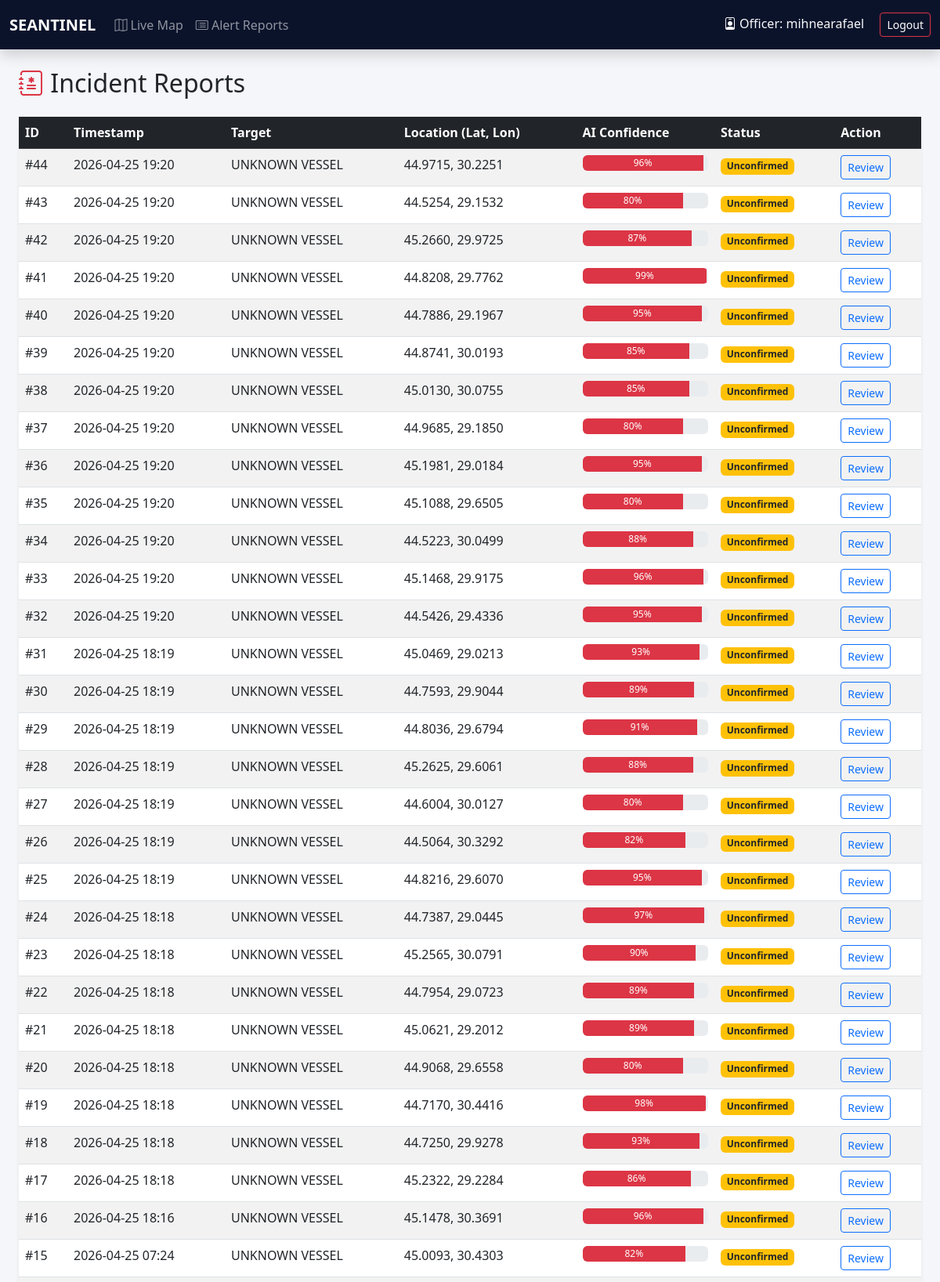
The page /reports/ (signed in, upper part) on the database its author committed.
### users/models.py (models this page shows, shortened)
class CustomUser(AbstractUser):
    institution_name = models.CharField(max_length=255, blank=True, null=True)
    badge_number = models.CharField(max_length=50, blank=True, null=True)

### reports/models.py (models this page shows, shortened)
class IllegalReport(models.Model):
    STATUS_CHOICES = [
        ('UNCONFIRMED', 'AI Detected / Unconfirmed'),
        ('INVESTIGATING', 'Under Investigation'),
        ('CONFIRMED', 'Confirmed Illegal Fishing'),
        ('FALSE_ALARM', 'False Alarm'),
    ]
    reported_by = models.ForeignKey(settings.AUTH_USER_MODEL, on_delete=models.SET_NULL, null=True, blank=True)
    timestamp = models.DateTimeField(auto_now_add=True)
    latitude = models.FloatField()
    longitude = models.FloatField()
    ship_name = models.CharField(max_length=100, default="UNKNOWN VESSEL")
    mmsi = models.CharField(max_length=20, blank=True, null=True)
    flag = models.CharField(max_length=50, blank=True, null=True)
    confidence_score = models.IntegerField(default=0, help_text="AI Confidence Score %")
    status = models.CharField(max_length=20, choices=STATUS_CHOICES, default='UNCONFIRMED')
    area = models.ForeignKey(ProtectedArea, on_delete=models.SET_NULL, null=True, blank=True)

### reports/views.py (the view)
# urls.py: path('', views.report_list, name='report_list'),
@login_required
def report_list(request):
    reports = IllegalReport.objects.all().order_by('-timestamp')
    return render(request, 'reports/report_list.html', {'reports': reports})

### templates/reports/report_list.html (shortened to what this page needs)
{% extends 'base.html' %}
{% block content %}
<div class="d-flex justify-content-between align-items-center mb-3">
    <h2><i class="bi bi-journal-medical text-danger"></i> Incident Reports</h2>
</div>
<div class="card shadow-sm border-0">
    <div class="card-body p-0">
        <table class="table table-hover table-striped mb-0">
            <thead class="table-dark">
                <tr>
                    <th>ID</th>
                    <th>Timestamp</th>
                    <th>Target</th>
                    <th>Location (Lat, Lon)</th>
                    <th>AI Confidence</th>
                    <th>Status</th>
                    <th>Action</th>
                </tr>
            </thead>
            <tbody>
                {% for report in reports %}
                <tr>
                    <td>#{{ report.id }}</td>
                    <td>{{ report.timestamp|date:"Y-m-d H:i" }}</td>
                    <td>{{ report.ship_name }}</td>
                    <td>{{ report.latitude|floatformat:4 }}, {{ report.longitude|floatformat:4 }}</td>
                    <td>
                        <div class="progress" style="height: 20px;">
                          <div class="progress-bar bg-danger" role="progressbar" style="width: {{ report.confidence_score }}%;">
                              {{ report.confidence_score }}%
                          </div>
                        </div>
                    </td>
                    <td>
                        {% if report.status == 'UNCONFIRMED' %}<span class="badge bg-warning text-dark">Unconfirmed</span>{% endif %}
                    </td>
                    <td>
                        <a href="{% url 'reports:report_detail' report.id %}" class="btn btn-sm btn-outline-primary">Review</a>
                    </td>
                </tr>
                {% empty %}
                <tr>
                    <td colspan="7" class="text-center py-4 text-muted">No reports generated yet. Run the AI Scanner.</td>
                </tr>
                {% endfor %}
            </tbody>
        </table>
    </div>
</div>
{% endblock %}

### templates/base.html (shortened to what this page needs)
<!DOCTYPE html>
<html lang="en">
<head>
    <link href="https://cdn.jsdelivr.net/npm/bootstrap@5.3.0/dist/css/bootstrap.min.css" rel="stylesheet">
    <link rel="stylesheet" href="https://cdn.jsdelivr.net/npm/bootstrap-icons@1.10.5/font/bootstrap-icons.css">
    <link rel="stylesheet" href="https://unpkg.com/leaflet/dist/leaflet.css"/>
</head>
<body>
<nav class="navbar navbar-expand-lg navbar-dark mb-4 shadow">
  <div class="container-fluid">
    <a class="navbar-brand fw-bold" href="{% url 'monitoring:dashboard' %}">
         SEANTINEL
    </a>
    <div class="collapse navbar-collapse" id="navbarNav">
      <ul class="navbar-nav me-auto">
        <li class="nav-item">
          <a class="nav-link" href="{% url 'monitoring:dashboard' %}"><i class="bi bi-map"></i> Live Map</a>
        </li>
        {% if user.is_authenticated %}
        <li class="nav-item">
          <a class="nav-link" href="{% url 'reports:report_list' %}"><i class="bi bi-card-list"></i> Alert Reports</a>
        </li>
        {% endif %}
      </ul>
      <span class="navbar-text">
        {% if user.is_authenticated %}
            <span class="text-light me-3"><i class="bi bi-person-badge"></i> Officer: {{ user.username }}</span>
            <a href="{% url 'users:logout' %}" class="btn btn-sm btn-outline-danger">Logout</a>
        {% else %}
            <a href="{% url 'users:login' %}" class="btn btn-sm btn-outline-info">Institution Login</a>
        {% endif %}
      </span>
    </div>
  </div>
</nav>
<div class="container-fluid px-4">
    {% block content %}
    {% endblock %}
</div>
</body>
</html>

### templates/base.html (style rules this page uses)
body { background-color: #f4f6f9; }
.navbar { background-color: #0b132b !important; }

### rows shown on the page
CustomUser: username "mihnearafael"
IllegalReport: id "44", timestamp "2026-04-25 19:20", ship_name "UNKNOWN VESSEL", latitude "44.9715", longitude "30.2251", confidence_score "96", status "Unconfirmed"
IllegalReport: id "43", timestamp "2026-04-25 19:20", ship_name "UNKNOWN VESSEL", latitude "44.5254", longitude "29.1532", confidence_score "80", status "Unconfirmed"
IllegalReport: id "42", timestamp "2026-04-25 19:20", ship_name "UNKNOWN VESSEL", latitude "45.2660", longitude "29.9725", confidence_score "87", status "Unconfirmed"
IllegalReport: id "41", timestamp "2026-04-25 19:20", ship_name "UNKNOWN VESSEL", latitude "44.8208", longitude "29.7762", confidence_score "99", status "Unconfirmed"
IllegalReport: id "40", timestamp "2026-04-25 19:20", ship_name "UNKNOWN VESSEL", latitude "44.7886", longitude "29.1967", confidence_score "95", status "Unconfirmed"
IllegalReport: id "39", timestamp "2026-04-25 19:20", ship_name "UNKNOWN VESSEL", latitude "44.8741", longitude "30.0193", confidence_score "85", status "Unconfirmed"
IllegalReport: id "38", timestamp "2026-04-25 19:20", ship_name "UNKNOWN VESSEL", latitude "45.0130", longitude "30.0755", confidence_score "85", status "Unconfirmed"
IllegalReport: id "37", timestamp "2026-04-25 19:20", ship_name "UNKNOWN VESSEL", latitude "44.9685", longitude "29.1850", confidence_score "80", status "Unconfirmed"
IllegalReport: id "36", timestamp "2026-04-25 19:20", ship_name "UNKNOWN VESSEL", latitude "45.1981", longitude "29.0184", confidence_score "95", status "Unconfirmed"
IllegalReport: id "35", timestamp "2026-04-25 19:20", ship_name "UNKNOWN VESSEL", latitude "45.1088", longitude "29.6505", confidence_score "80", status "Unconfirmed"
IllegalReport: id "34", timestamp "2026-04-25 19:20", ship_name "UNKNOWN VESSEL", latitude "44.5223", longitude "30.0499", confidence_score "88", status "Unconfirmed"
IllegalReport: id "33", timestamp "2026-04-25 19:20", ship_name "UNKNOWN VESSEL", latitude "45.1468", longitude "29.9175", confidence_score "96", status "Unconfirmed"
IllegalReport: id "32", timestamp "2026-04-25 19:20", ship_name "UNKNOWN VESSEL", latitude "44.5426", longitude "29.4336", confidence_score "95", status "Unconfirmed"
IllegalReport: id "31", timestamp "2026-04-25 18:19", ship_name "UNKNOWN VESSEL", latitude "45.0469", longitude "29.0213", confidence_score "93", status "Unconfirmed"
IllegalReport: id "30", timestamp "2026-04-25 18:19", ship_name "UNKNOWN VESSEL", latitude "44.7593", longitude "29.9044", confidence_score "89", status "Unconfirmed"
IllegalReport: id "29", timestamp "2026-04-25 18:19", ship_name "UNKNOWN VESSEL", latitude "44.8036", longitude "29.6794", confidence_score "91", status "Unconfirmed"
IllegalReport: id "28", timestamp "2026-04-25 18:19", ship_name "UNKNOWN VESSEL", latitude "45.2625", longitude "29.6061", confidence_score "88", status "Unconfirmed"
IllegalReport: id "27", timestamp "2026-04-25 18:19", ship_name "UNKNOWN VESSEL", latitude "44.6004", longitude "30.0127", confidence_score "80", status "Unconfirmed"
IllegalReport: id "26", timestamp "2026-04-25 18:19", ship_name "UNKNOWN VESSEL", latitude "44.5064", longitude "30.3292", confidence_score "82", status "Unconfirmed"
IllegalReport: id "25", timestamp "2026-04-25 18:19", ship_name "UNKNOWN VESSEL", latitude "44.8216", longitude "29.6070", confidence_score "95", status "Unconfirmed"
IllegalReport: id "24", timestamp "2026-04-25 18:18", ship_name "UNKNOWN VESSEL", latitude "44.7387", longitude "29.0445", confidence_score "97", status "Unconfirmed"
IllegalReport: id "23", timestamp "2026-04-25 18:18", ship_name "UNKNOWN VESSEL", latitude "45.2565", longitude "30.0791", confidence_score "90", status "Unconfirmed"
IllegalReport: id "22", timestamp "2026-04-25 18:18", ship_name "UNKNOWN VESSEL", latitude "44.7954", longitude "29.0723", confidence_score "89", status "Unconfirmed"
IllegalReport: id "21", timestamp "2026-04-25 18:18", ship_name "UNKNOWN VESSEL", latitude "45.0621", longitude "29.2012", confidence_score "89", status "Unconfirmed"
IllegalReport: id "20", timestamp "2026-04-25 18:18", ship_name "UNKNOWN VESSEL", latitude "44.9068", longitude "29.6558", confidence_score "80", status "Unconfirmed"
IllegalReport: id "19", timestamp "2026-04-25 18:18", ship_name "UNKNOWN VESSEL", latitude "44.7170", longitude "30.4416", confidence_score "98", status "Unconfirmed"
IllegalReport: id "18", timestamp "2026-04-25 18:18", ship_name "UNKNOWN VESSEL", latitude "44.7250", longitude "29.9278", confidence_score "93", status "Unconfirmed"
IllegalReport: id "17", timestamp "2026-04-25 18:18", ship_name "UNKNOWN VESSEL", latitude "45.2322", longitude "29.2284", confidence_score "86", status "Unconfirmed"
IllegalReport: id "16", timestamp "2026-04-25 18:16", ship_name "UNKNOWN VESSEL", latitude "45.1478", longitude "30.3691", confidence_score "96", status "Unconfirmed"
IllegalReport: id "15", timestamp "2026-04-25 07:24", ship_name "UNKNOWN VESSEL", latitude "45.0093", longitude "30.4303", confidence_score "82", status "Unconfirmed"
